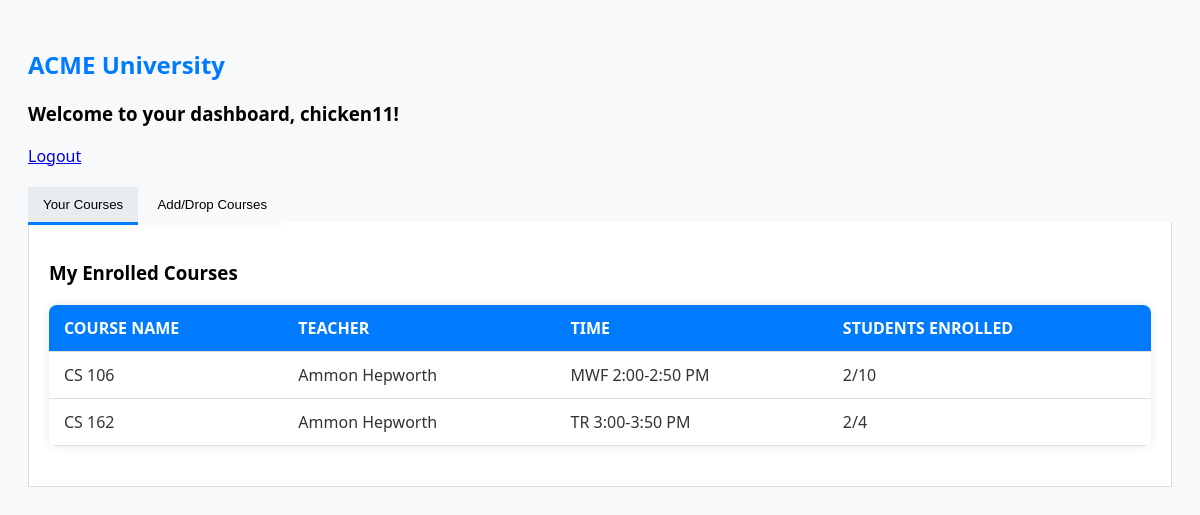
/dashboard (signed in), run on an earlier commit of the app's database.
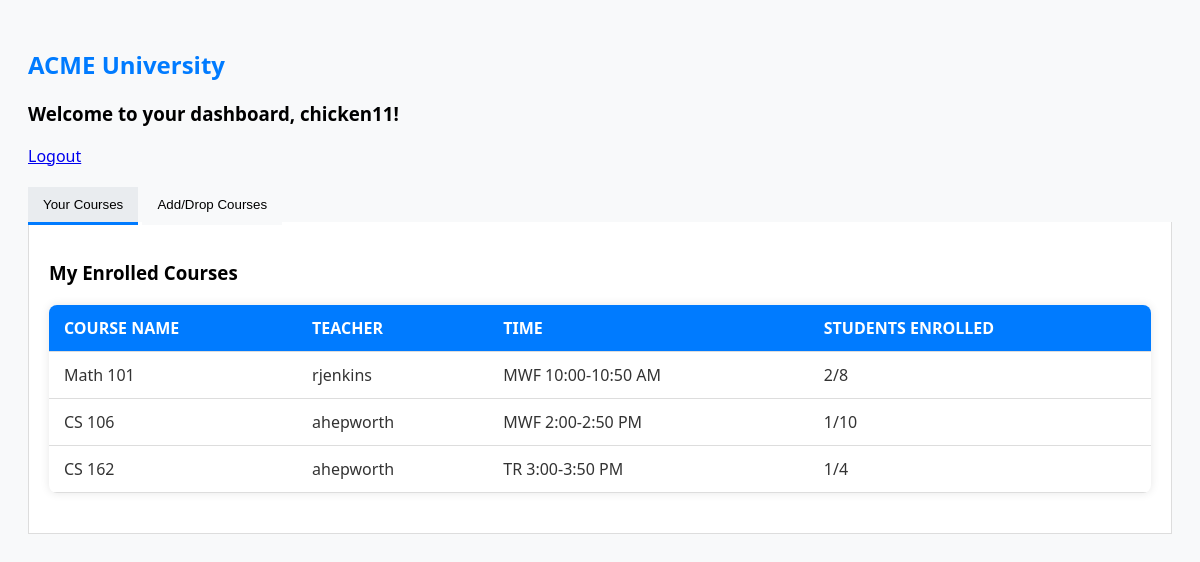
And on a later commit of the database.
### main.py (models this page shows)
class User(UserMixin, db.Model):
  id = db.Column(db.Integer, primary_key=True)
  username = db.Column(db.String(30), unique=True)
  password = db.Column(db.String(30))
  is_admin = db.Column(db.Boolean, default=False)

class Course(db.Model):
    id = db.Column(db.Integer, primary_key=True)
    name = db.Column(db.String(100), nullable=False)
    teacher = db.Column(db.String(100), nullable=False)
    time = db.Column(db.String(50), nullable=False)
    capacity = db.Column(db.Integer, nullable=False)
    students = db.relationship('User', secondary=user_courses, backref=db.backref('courses', lazy='dynamic'))

### main.py (the view)
@app.route('/dashboard')
@login_required
def dashboard():
    if current_user.is_admin:
        return redirect(url_for('admin.index'))
    all_courses_info = []
    for course in Course.query.all():
        is_enrolled = course in current_user.courses
        all_courses_info.append({
            'id': course.id,
            'name': course.name,
            'teacher': course.teacher,
            'time': course.time,
            'student_count': len(course.students),
            'capacity': course.capacity,
            'is_enrolled': is_enrolled
        })
    return render_template('dashboard.html', user=current_user, all_courses_info=all_courses_info)

### main.py (called while the page is built)
@login_manager.user_loader
def load_user(user_id):
  return User.query.get(int(user_id))

### templates/dashboard.html (shortened to what this page needs)
<!DOCTYPE html>
<html lang="en">
<head>
  <link rel="stylesheet" href="/static/style.css">
</head>
<body>
  <h2>ACME University</h2>
  <h3>Welcome to your dashboard, {{ user.username }}!</h3>
  <p><a href="{{ url_for('logout') }}">Logout</a></p>
  <div class="tabs">
    <button class="tab-link" onclick="openTab(event, 'EnrolledCourses')" id="defaultOpen">Your Courses</button>
    <button class="tab-link" onclick="openTab(event, 'AddCourses')">Add/Drop Courses</button>
  </div>
  <div id="EnrolledCourses" class="tab-content">
    <h3>My Enrolled Courses</h3>
    {% if all_courses_info|selectattr("is_enrolled", "equalto", true)|list|length > 0 %}
    <table>
      <thead>
        <tr>
          <th>Course Name</th>
          <th>Teacher</th>
          <th>Time</th>
          <th>Students Enrolled</th>
        </tr>
      </thead>
      <tbody>
        {% for course in all_courses_info if course.is_enrolled %}
        <tr>
          <td>{{ course.name }}</td>
          <td>{{ course.teacher }}</td>
          <td>{{ course.time }}</td>
          <td>{{ course.student_count }}/{{ course.capacity }}</td>
        </tr>
        {% endfor %}
      </tbody>
    </table>
    {% else %}
    <p>You are not enrolled in any courses.</p>
    {% endif %}
  </div>
</body>
</html>

### static/style.css (style rules this page uses)
body { background-color: #f8f9fa; font-family: 'Segoe UI', Tahoma, Geneva, Verdana, sans-serif; color: #333; padding: 20px; }
h2 { color: #007bff; }
h3 { color:black; }
table { width: 100%; border-collapse: collapse; margin: 20px 0; background-color: #fff; box-shadow: 0 0 10px rgba(0, 0, 0, 0.1); border-radius: 8px; overflow: hidden; }
th, td { padding: 12px 15px; text-align: left; border-bottom: 1px solid #dddddd; }
th { background-color: #007bff; color: #ffffff; text-transform: uppercase; }
.tabs { margin-top: 20px; }
.tab-link { background-color: #f8f9fa; border: none; outline: none; cursor: pointer; padding: 10px 15px; transition: background-color 0.3s ease; border-bottom: 3px solid transparent; }
.tab-link:hover, .tab-link.active { background-color: #e9ecef; border-bottom: 3px solid #007bff; }
.tab-content { background-color: #fff; padding: 20px; margin-top: -3px; border: 1px solid #ddd; border-top: none; }

What changed in the data, as far as the page shows it:
now on this page (row edited): Course: name "Math 101", teacher "rjenkins", time "MWF 10:00-10:50 AM", student_count "2", capacity "8"
changed Course "CS 106": teacher "Ammon Hepworth" → "ahepworth"; student_count "2" → "1"
changed Course "CS 162": teacher "Ammon Hepworth" → "ahepworth"; student_count "2" → "1"
